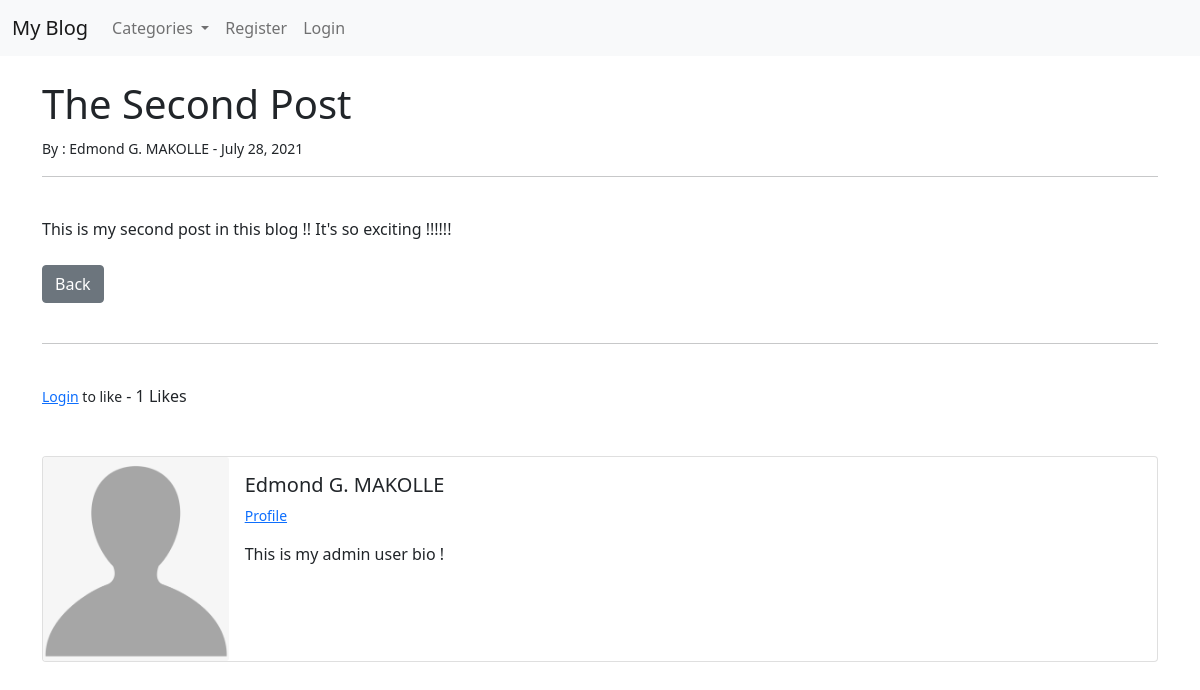
Before: /article/2 with the older database file.
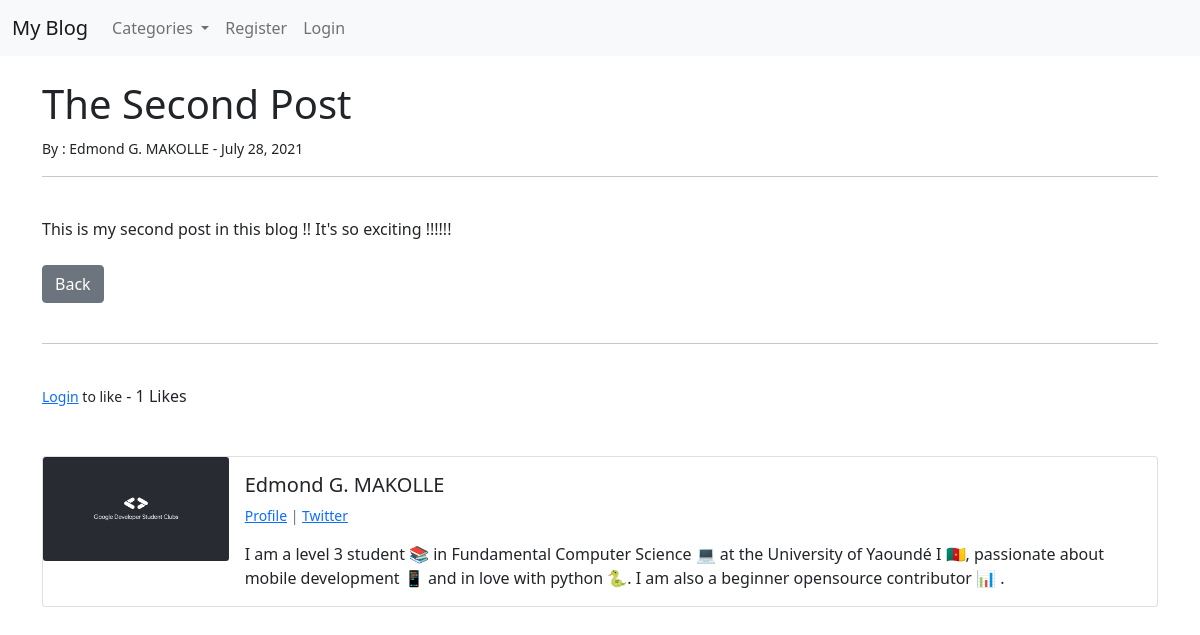
After: the same page with the newer database file.
### theblog/models.py (models this page shows, shortened)
class Post (models.Model):
    title = models.CharField(max_length=255)
    header_image = models.ImageField(blank=True, null=True, upload_to="images/")
    author = models.ForeignKey(User, on_delete=models.CASCADE)
    body = RichTextField(blank=True, null=True)
    post_date = models.DateField(auto_now_add=True)
    category = models.CharField(max_length=255, default='coding')
    snippet = models.CharField(max_length=255)
    likes = models.ManyToManyField(User, related_name='blog_posts')
    def total_likes(self):
        return self.likes.count()

class Profile(models.Model):
    user = models.OneToOneField(User, null=True, on_delete=models.CASCADE)
    bio = models.TextField()
    profile_pic = models.ImageField(blank=True, null=True, upload_to="images/profile/")
    website_url = models.CharField(max_length=255, blank=True, null=True)
    facebook_url = models.CharField(max_length=255, blank=True, null=True)
    twitter_url = models.CharField(max_length=255, blank=True, null=True)
    instagram_url = models.CharField(max_length=255, blank=True, null=True)
    pinterest_url = models.CharField(max_length=255, blank=True, null=True)

### theblog/views.py (the view)
# urls.py: path('article/<int:pk>', ArticleDetailView.as_view(), name="article-detail"),
class ArticleDetailView(DetailView):
    model = Post
    template_name = 'article_details.html'
    """ Cette fonction permet de recuperer toutes les categories et de les afficher (dropdown) dans la
    vue choisit (ici ArticleDetailView) """
    def get_context_data(self, *args, **kwargs):
        cat_menu = Category.objects.all()
        context = super(ArticleDetailView, self).get_context_data(*args, **kwargs)
        context["cat_menu"] = cat_menu
        stuff = get_object_or_404(Post, id=self.kwargs['pk'])
        total_likes = stuff.total_likes()
        liked = False
        if(stuff.likes.filter(id=self.request.user.id).exists()):
            liked = True
        context["liked"] = liked
        context["total_likes"] = total_likes
        return context

### theblog/models.py (called while the page is built)
    def __str__(self):
        return self.name

### theblog/templates/article_details.html (shortened to what this page needs)
{% extends 'base.html' %}
{% load static %}   {% comment %} Permet de charger le dossier static {% endcomment %}
{% block content %}
    <h1> {{ post.title }} </h1>
    <small>By :
        {{ post.author.first_name }}
        {{ post.author.last_name }} -
        {{ post.post_date }}
    </small><br>
    <hr>
    <br>
    {{ post.body | safe }}
    <br><br>
    <a href="{% url 'home' %}" class="btn btn-secondary">Back</a>
    <br><br>
    <hr>
    <br>
    <form action="{% url 'like-post' post.pk %}" method="POST">
        {% if user.is_authenticated %}
            {% if liked %}
                <button type="submit" name="post_id" value="{{ post.id }}" class="btn btn-danger btn-sm">
                Unlike
                </button>
            {% else %}
                <button type="submit" name="post_id" value="{{ post.id }}" class="btn btn-primary btn-sm">
                Like
                </button>
            {% endif %}
        {% else %}
            <small><a href="{% url 'login' %}">Login</a> to like</small>
        {% endif %}
        - {{ total_likes }} Likes
    </form>
    <br><br>
    <div class="card mb-3">
        <div class="row g-0">
            <div class="col-md-2">
                {% if post.author.profile.profile_pic %}
                    <img src="{{ post.author.profile.profile_pic.url }}" class="card-img">
                {% else %}
                    <img src="{% static 'theblog/images/default_profile_pic.jpeg' %}" class="card-img">
                {% endif %}
            </div>
            <div class="col-md-10">
                <div class="card-body">
                    <h5 class="card-title">
                        {{ post.author.first_name }}
                        {{ post.author.last_name }}
                    </h5>
                    <p class="small text-muted">
                        <a href="{% url 'show-profile-page' post.author.profile.id %}">Profile</a>
                        {% if post.author.profile.twitter_url %}
                            | <a href="{{ post.author.profile.twitter_url }}">Twitter</a>
                        {% endif %}
                    </p>
                    <p class="card-text">
                        {{ post.author.profile.bio }}
                    </p>
                </div>
            </div>
        </div>
    </div>
    <br><br>
{% endblock %}

### theblog/templates/base.html (shortened to what this page needs)
<!doctype html>
<html lang="en">
    <head>
        <link href="https://cdn.jsdelivr.net/npm/bootstrap@5.0.2/dist/css/bootstrap.min.css" rel="stylesheet">
    </head>
    <body>
        <nav class="navbar navbar-expand-lg navbar-light bg-light">
            <div class="container-fluid">
                <a class="navbar-brand" href="{% url 'home' %}">My Blog</a>
                <div class="collapse navbar-collapse" id="navbarSupportedContent">
                    <ul class="navbar-nav me-auto mb-2 mb-lg-0">
                        {% if cat_menu %}
                            <li class="nav-item dropdown">
                                <a class="nav-link dropdown-toggle" href="#" id="navbarDropdown" role="button" data-bs-toggle="dropdown" aria-expanded="false">
                                    Categories
                                </a>
                            </li>
                        {% else %}
                            <li class="nav-item">
                                <a class="nav-link" href="{% url 'category-list' %}">Categories</a>
                            </li>
                        {% endif %}
                        {% if user.is_authenticated %}
                            <li class="nav-item">
                                <a class="nav-link" href="{% url 'add-post' %}">Add Post</a>
                            </li>
                            <li class="nav-item">
                                <a class="nav-link" href="{% url 'add-category' %}">Add Category</a>
                            </li>
                            <li class="nav-item dropdown">
                                <a class="nav-link dropdown-toggle" href="#" id="navbarDropdown" role="button" data-bs-toggle="dropdown" aria-expanded="false">
                                    Profile
                                </a>
                                <ul class="dropdown-menu" aria-labelledby="navbarDropdown">
                                    <li><a class="dropdown-item" href="{% url 'edit-profile' %}">Edit Setting</a></li>
                                    <li><a class="dropdown-item" href="{% url 'edit-profile-page' user.profile.id %}">Edit Profile Page</a></li>
                                    <li><a class="dropdown-item" href="{% url 'show-profile-page' user.profile.id %}">Show Profile Page</a></li>
                                </ul>
                            </li>
                            <li class="nav-item">
                                <a class="nav-link" href="{% url 'logout' %}">Logout</a>
                            </li>
                        {% else %}
                            <li class="nav-item">
                                <a class="nav-link" href="{% url 'register' %}">Register</a>
                            </li>
                            <li class="nav-item">
                                <a class="nav-link" href="{% url 'login' %}">Login</a>
                            </li>
                        {% endif %}
                    </ul>
                </div>
            </div>
        </nav>
        <br>
        <div class="container">
            {% block content %}
            {% endblock %}
        </div>
    </body>
</html>

Changed rows visible on the page:
changed through a linked row, Post "The Second Post": author.profile.profile_pic: picture added; author.profile.bio "This is my admin user bio !" → "I am a level 3 student 📚 in Fundamental Computer Science 💻 at the University of Yaoundé I 🇨🇲, passionate about mobile development 📱 and in love with python 🐍. I am also a beginner opensource contributor 📊 ."
Other visible differences:
text now shown: "| Twitter"
